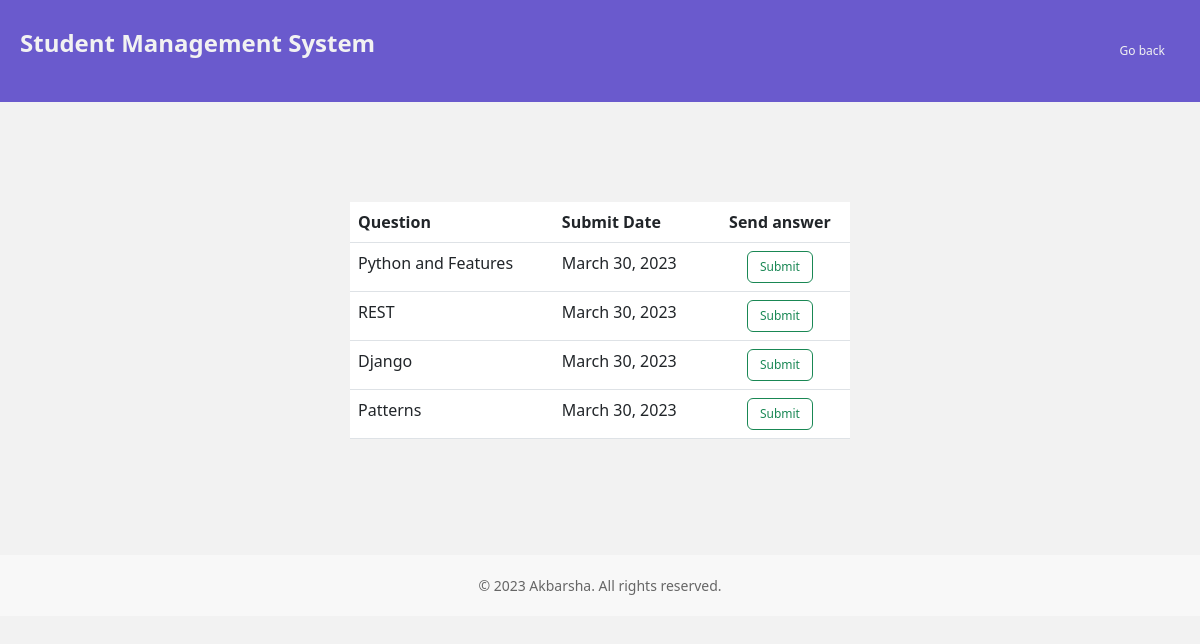
The page /basic/assignments/ on the database its author committed.
### basic/models.py (models this page shows, shortened)
class Assignment(models.Model):
    question = models.CharField(max_length=100)
    submit_date = models.DateField()
    answer = models.CharField(max_length=2000)

### basic/views.py (the view)
# urls.py: path('assignments/', AssignmentView.as_view(), name='assignments'),
class AssignmentView(ListView):
    model = Assignment
    context_object_name = 'assignments'
    template_name = 'student/assignment.html'

### templates/student/assignment.html (shortened to what this page needs)
<!DOCTYPE html>
<html lang="en">
<head>
    <link href="https://cdn.jsdelivr.net/npm/bootstrap@5.3.0-alpha1/dist/css/bootstrap.min.css" rel="stylesheet">
</head>
<body>
    <nav class="navbar">
        <p class="navbar-brand">
            Student Management System
        </p>
        <a class="header-link" href="{% url 'student-home' %}">Go back</a>
    </nav>
    <div class="container-fluid">
        <table class="table table-hover">
            <thead>
            <tr>
                <th>Question</th>
                <th>Submit Date</th>
                <th style="text-align: center;">Send answer</th>
            </tr>
            </thead>
            <tbody>
            {% for object in assignments %}
            <tr>
                <td>{{ object.question }}</td>
                <td>{{ object.submit_date }}</td>
                <td style="text-align: center;"><a class="btn btn-outline-success" style="font-size: 12px; text-decoration: none;" href="mailto:{{ object.answer }}">Submit</a></td>
            </tr>
            {% endfor %}
            </tbody>
        </table>
    </div>
    <footer class="site-footer">
        <div class="container" style="text-align: center;">
            <p>&copy; 2023 Akbarsha. All rights reserved.</p>
        </div>
    </footer>
</body>
</html>

### templates/student/assignment.html (style rules this page uses)
body { background: #f2f2f2; }
.container-fluid { padding: 100px; flex: 1; }
.navbar { padding: 20px; background: SlateBlue; }
.navbar-brand { font-weight: bold; font-size: 1.5rem; color: #f2f2f2; text-decoration: none; text-align: center; }
.header-link { margin: 0 10px; padding: 5px; border: 0px; border-radius: 5px; text-decoration: none; color: #f2f2f2; font-size: 12px; transition: background-color 0.3s ease; }
table { max-width: 50%; margin: auto; }
.site-footer { background-color: #f8f8f8; padding: 20px 0; text-align: center; bottom: 0; width: 100%; }
.site-footer p { margin: 0; font-size: 14px; color: #666; }

### rows shown on the page
Assignment: question "Python and Features", submit_date "March 30, 2023"
Assignment: question "REST", submit_date "March 30, 2023"
Assignment: question "Django", submit_date "March 30, 2023"
Assignment: question "Patterns", submit_date "March 30, 2023"
